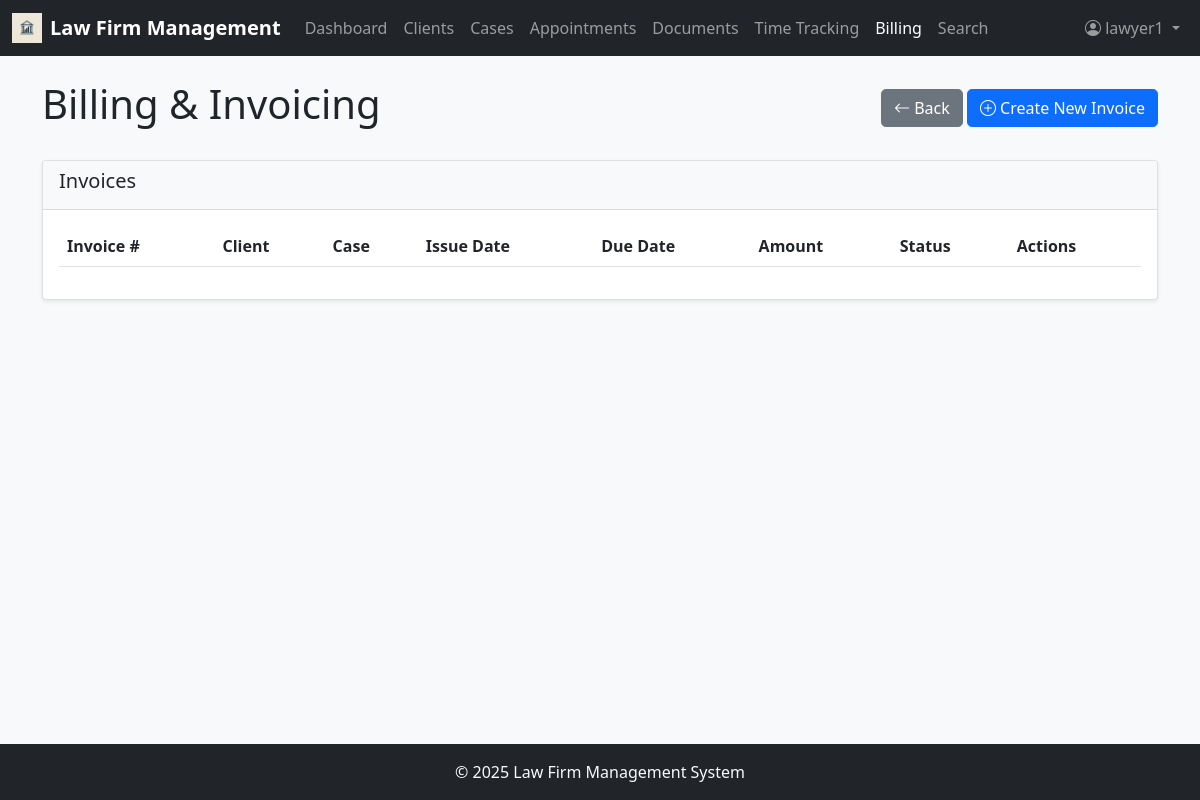
The page /billing (signed in) on the database as committed earlier.
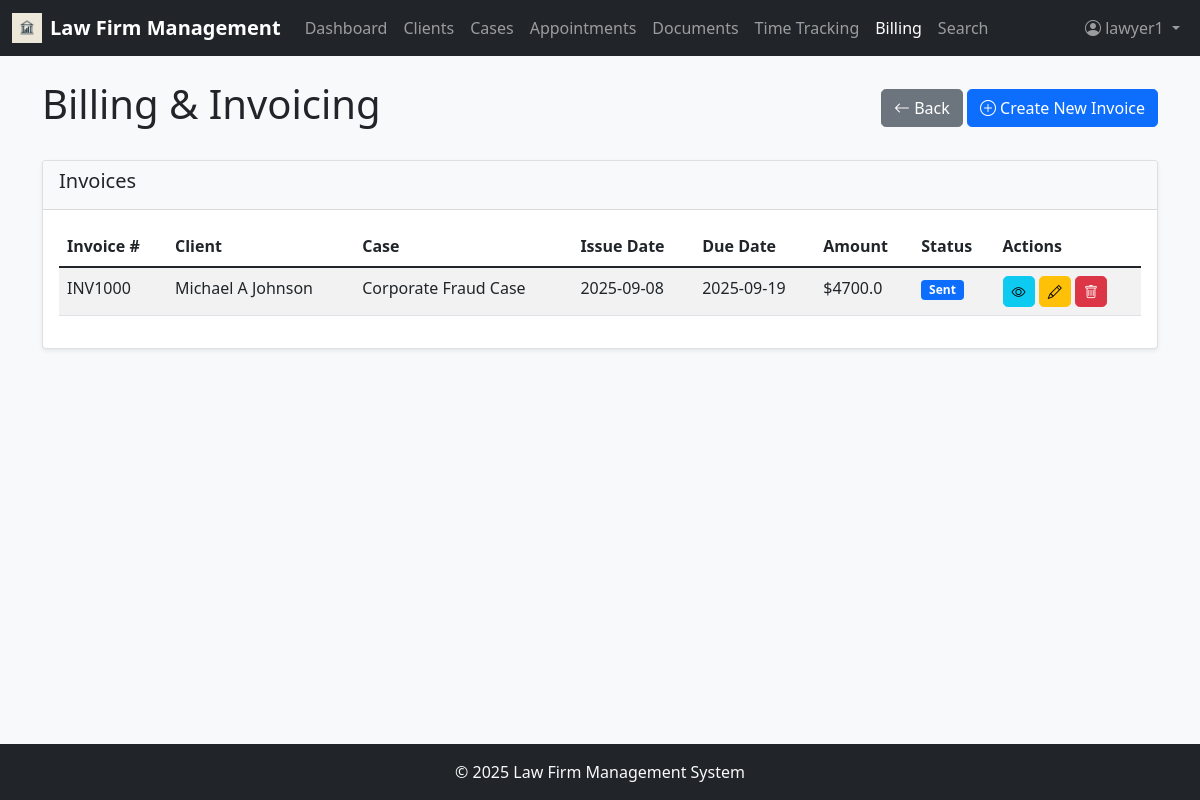
The same page on the database as committed later.
### app/models.py (models this page shows, shortened)
class User(UserMixin, db.Model):
    id = db.Column(db.Integer, primary_key=True)
    username = db.Column(db.String(64), index=True, unique=True)
    email = db.Column(db.String(120), index=True, unique=True)
    password_hash = db.Column(db.String(128))
    first_name = db.Column(db.String(64))
    last_name = db.Column(db.String(64))
    role = db.Column(db.String(20))  # 'admin' (full access to system; manage users, roles, permissions, clients, cases, billing, payments; approve/reject invoices/time entries; access analytics, financial reports, firm-wide dashboards; configure system settings (billing rates, document categories, practice areas); assign lawyers/staff to cases), 'lawyer' (manage own cases & clients; add/edit case details, appointments, documents, time entries; track billable hours; generate invoices (pending admin approval); search legal database, access case law, add citations to cases; communicate with clients via notes/messages; cannot create/remove other users), 'staff' (support role, limited permissions; schedule appointments; upload and manage documents (evidence, contracts); draft invoices (cannot approve/send); record time entries on behalf of lawyers (if permitted); cannot delete cases or clients; cannot assign users)
    hourly_rate = db.Column(db.Float)
    cases = db.relationship('Case', secondary=case_assignments, backref=db.backref('assigned_users', lazy='dynamic'))
    time_entries = db.relationship('TimeEntry', backref='user', lazy='dynamic')

class Invoice(db.Model):
    id = db.Column(db.Integer, primary_key=True)
    invoice_number = db.Column(db.String(20), unique=True)
    issue_date = db.Column(db.Date)
    due_date = db.Column(db.Date)
    amount = db.Column(db.Float)
    status = db.Column(db.String(20))  # Draft, Sent, Paid, Overdue
    notes = db.Column(db.Text)
    case_id = db.Column(db.Integer, db.ForeignKey('case.id'))
    client_id = db.Column(db.Integer, db.ForeignKey('client.id'))
    client = db.relationship('Client', backref=db.backref('invoices', lazy=True))
    payments = db.relationship('Payment', backref='invoice', lazy='dynamic')
    time_entries = db.relationship('TimeEntry', backref='invoice', lazy='dynamic')
    created_at = db.Column(db.DateTime, default=datetime.utcnow)
    date = db.Column(db.Date, default=datetime.utcnow)

class Client(db.Model):
    id = db.Column(db.Integer, primary_key=True)
    first_name = db.Column(db.String(64))
    last_name = db.Column(db.String(64))
    email = db.Column(db.String(120))
    phone = db.Column(db.String(20))
    address = db.Column(db.String(256))
    company = db.Column(db.String(128))
    category = db.Column(db.String(64))
    notes = db.Column(db.Text)
    cases = db.relationship('Case', backref='client', lazy='dynamic')
    appointments = db.relationship('Appointment', backref='client', lazy='dynamic')
    documents = db.relationship('Document', backref='client', lazy='dynamic')

class Case(db.Model):
    id = db.Column(db.Integer, primary_key=True)
    case_number = db.Column(db.String(20), unique=True)
    title = db.Column(db.String(128))
    description = db.Column(db.Text)
    status = db.Column(db.String(20))  # Open, In Progress, On Hold, Closed, Archived
    priority = db.Column(db.String(20))  # Low, Medium, High, Urgent
    practice_area = db.Column(db.String(64))
    case_type = db.Column(db.String(64))
    budget = db.Column(db.Float)
    client_id = db.Column(db.Integer, db.ForeignKey('client.id'))
    appointments = db.relationship('Appointment', backref='case', lazy='dynamic')
    documents = db.relationship('Document', backref='case', lazy='dynamic')
    time_entries = db.relationship('TimeEntry', backref='case', lazy='dynamic')
    invoices = db.relationship('Invoice', backref='case', lazy='dynamic')
    created_at = db.Column(db.DateTime, default=datetime.utcnow)
    updated_at = db.Column(db.DateTime, default=datetime.utcnow, onupdate=datetime.utcnow)

### app/routes.py (the view)
@app.route('/billing')
@login_required
@role_required(['admin', 'lawyer', 'staff'])
def billing():
    invoices = Invoice.query.all()
    return render_template('billing.html', invoices=invoices)

### app/__init__.py (called while the page is built)
@login.user_loader
def load_user(id):
    return User.query.get(int(id))

### app/routes.py (called while the page is built)
def role_required(allowed_roles):
    def decorator(f):
        @wraps(f)
        def decorated_function(*args, **kwargs):
            if current_user.is_anonymous or current_user.role not in allowed_roles:
                flash('You do not have permission to access this page.')
                return redirect(url_for('dashboard')) # Redirect to dashboard or login
            return f(*args, **kwargs)
        return decorated_function
    return decorator

### app/templates/billing.html (shortened to what this page needs)
{% extends "base.html" %} {% block content %}
<div class="d-flex justify-content-between align-items-center mb-4">
  <h1>Billing & Invoicing</h1>
  <div>
    <a
      href="{{ request.referrer or url_for('cases') }}"
      class="btn btn-secondary"
    >
      <i class="bi bi-arrow-left"></i> Back
    </a>
    <a href="{{ url_for('new_invoice') }}" class="btn btn-primary">
      <i class="bi bi-plus-circle"></i> Create New Invoice
    </a>
  </div>
</div>
<div class="card mb-4">
  <div class="card-header">
    <h5>Invoices</h5>
  </div>
  <div class="card-body">
    <div class="table-responsive">
      <table class="table table-striped" id="invoicesTable">
        <thead>
          <tr>
            <th>Invoice #</th>
            <th>Client</th>
            <th>Case</th>
            <th>Issue Date</th>
            <th>Due Date</th>
            <th>Amount</th>
            <th>Status</th>
            <th>Actions</th>
          </tr>
        </thead>
        <tbody>
          {% for invoice in invoices %}
          <tr>
            <td>{{ invoice.invoice_number }}</td>
            <td>
              {{ invoice.client.first_name }} {{ invoice.client.last_name }}
            </td>
            <td>{{ invoice.case.title if invoice.case else '-' }}</td>
            <td>{{ invoice.issue_date.strftime('%Y-%m-%d') }}</td>
            <td>{{ invoice.due_date.strftime('%Y-%m-%d') }}</td>
            <td>${{ invoice.amount }}</td>
            <td>
              {% if invoice.status == 'Draft' %}
              <span class="badge bg-secondary">{{ invoice.status }}</span>
              {% elif invoice.status == 'Sent' %}
              <span class="badge bg-primary">{{ invoice.status }}</span>
              {% elif invoice.status == 'Paid' %}
              <span class="badge bg-success">{{ invoice.status }}</span>
              {% else %}
              <span class="badge bg-danger">{{ invoice.status }}</span>
              {% endif %}
            </td>
            <td>
              <a
                href="{{ url_for('invoice_detail', id=invoice.id) }}"
                class="btn btn-sm btn-info"
              >
                <i class="bi bi-eye"></i>
              </a>
              <a
                href="{{ url_for('edit_invoice', id=invoice.id) }}"
                class="btn btn-sm btn-warning"
              >
                <i class="bi bi-pencil"></i>
              </a>
              <button
                type="button"
                class="btn btn-sm btn-danger"
                onclick="confirmDelete({{ invoice.id }}, 'Invoice #{{ invoice.invoice_number }}')"
              >
                <i class="bi bi-trash"></i>
              </button>
            </td>
          </tr>
          {% endfor %}
        </tbody>
      </table>
    </div>
  </div>
</div>
{% endblock %}

### app/templates/base.html (shortened to what this page needs)
<!DOCTYPE html>
<html lang="en">
  <head>
    <link
      href="https://cdn.jsdelivr.net/npm/bootstrap@5.1.3/dist/css/bootstrap.min.css"
      rel="stylesheet"
    />
    <link
      rel="stylesheet"
      href="https://cdn.jsdelivr.net/npm/bootstrap-icons@1.8.1/font/bootstrap-icons.css"
    />
    <link
      href="{{ url_for('static', filename='css/style.css') }}"
      rel="stylesheet"
    />
  </head>
  <body class="d-flex flex-column min-vh-100">
    <nav class="navbar navbar-expand-lg navbar-dark bg-dark">
      <div class="container-fluid">
        <a
          class="navbar-brand d-flex align-items-center"
          href="{{ url_for('dashboard') }}"
        >
          <img
            src="{{ url_for('static', filename='images/lawfirm-logo.jpg') }}"
            alt="Logo"
            width="30"
            height="30"
            class="d-inline-block align-text-top me-2"
          />
          Law Firm Management
        </a>
        <div class="collapse navbar-collapse" id="navbarNav">
          <ul class="navbar-nav me-auto">
            <li class="nav-item">
              <a
                class="nav-link {% if request.endpoint == 'dashboard' %}active{% endif %}"
                href="{{ url_for('dashboard') }}"
              >
                Dashboard
              </a>
            </li>
            <li class="nav-item">
              <a
                class="nav-link {% if request.endpoint == 'clients' %}active{% endif %}"
                href="{{ url_for('clients') }}"
              >
                Clients
              </a>
            </li>
            <li class="nav-item">
              <a
                class="nav-link {% if request.endpoint == 'cases' %}active{% endif %}"
                href="{{ url_for('cases') }}"
              >
                Cases
              </a>
            </li>
            <li class="nav-item">
              <a
                class="nav-link {% if request.endpoint == 'appointments' %}active{% endif %}"
                href="{{ url_for('appointments') }}"
              >
                Appointments
              </a>
            </li>
            <li class="nav-item">
              <a
                class="nav-link {% if request.endpoint == 'documents' %}active{% endif %}"
                href="{{ url_for('documents') }}"
              >
                Documents
              </a>
            </li>
            <li class="nav-item">
              <a
                class="nav-link {% if request.endpoint == 'time_tracking' %}active{% endif %}"
                href="{{ url_for('time_tracking') }}"
              >
                Time Tracking
              </a>
            </li>
            <li class="nav-item">
              <a
                class="nav-link {% if request.endpoint == 'billing' %}active{% endif %}"
                href="{{ url_for('billing') }}"
              >
                Billing
              </a>
            </li>
            <li class="nav-item">
              <a
                class="nav-link {% if request.endpoint == 'search' %}active{% endif %}"
                href="{{ url_for('search') }}"
              >
                Search
              </a>
            </li>
          </ul>
          <ul class="navbar-nav">
            {% if current_user.is_anonymous %}
            <li class="nav-item">
              <a class="nav-link" href="{{ url_for('login') }}">Login</a>
            </li>
            {% else %}
            <li class="nav-item dropdown">
              <a
                class="nav-link dropdown-toggle"
                href="#"
                id="navbarDropdown"
                role="button"
                data-bs-toggle="dropdown"
              >
                <i class="bi bi-person-circle"></i> {{ current_user.username }}
              </a>
            </li>
            {% endif %}
          </ul>
        </div>
      </div>
    </nav>
    <main class="flex-grow-1 container mt-4">
       {% block content %}{% endblock %}
    </main>
    <footer class="footer mt-auto py-3 bg-dark text-light">
      <div class="container text-center">
        <span>© <span id="year"></span> Law Firm Management System</span>
      </div>
    </footer>
  </body>
</html>

### app/static/css/style.css (style rules this page uses)
body { font-family: 'Segoe UI', Tahoma, Geneva, Verdana, sans-serif; background-color: #f8f9fa; }
.footer { margin-top: auto; padding: 1rem 0; background-color: #343a40; color: #fff; }
.card { box-shadow: 0 0.125rem 0.25rem rgba(0, 0, 0, 0.075); border: 1px solid rgba(0, 0, 0, 0.125); }
.card-header { background-color: #f8f9fa; border-bottom: 1px solid rgba(0, 0, 0, 0.125); }
.table th { border-top: none; }
.badge { font-size: 0.75em; }
.navbar-brand { font-weight: bold; }
.btn { border-radius: 0.3rem; }

Rows that differ between the two databases and show on the page:
added Invoice: invoice_number "INV1000", client.first_name "Michael A", client.last_name "Johnson", case "Corporate Fraud Case", issue_date "2025-09-08", due_date "2025-09-19", amount "4700.0", status "Sent"
